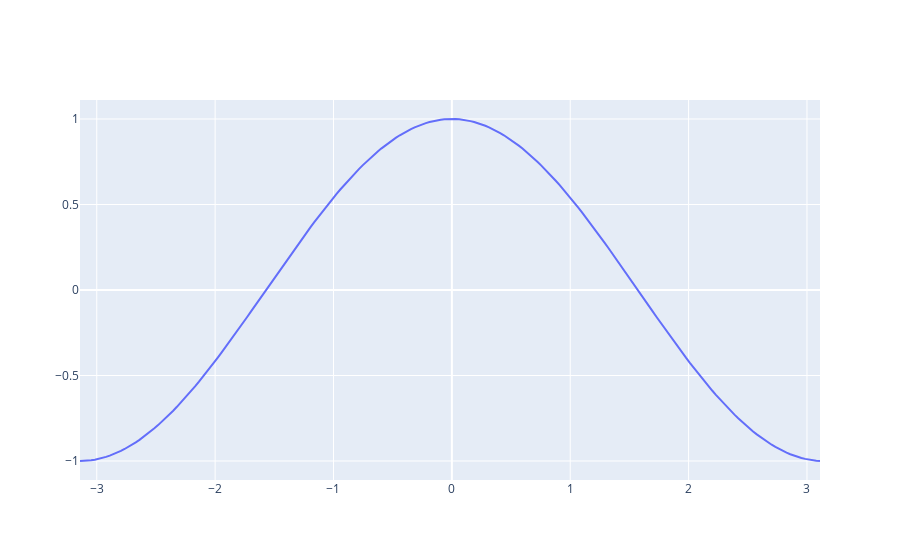

The notebook cell this image was saved under:
### Markdown cell above
If we remember the properties by heart, we can simply operate directly with the go.Figure - object:

### Code cell
fig1.data[0].mode = 'lines'
fig1

### Figure 1 — Plotly figure (JSON) as saved in the notebook; plotly's stock layout.template omitted (floating-point values rounded to 4 significant figures; data arrays with more than 128 entries replaced by an {"elided": "..."} marker saying what was removed)
{"data": [{"mode": "lines", "type": "scatter", "x": {"elided": "200 float values"}, "y": {"elided": "200 float values"}}], "layout": {"autosize": true, "xaxis": {"autorange": true, "range": [-3.142, 3.11], "type": "linear"}, "yaxis": {"autorange": true, "range": [-1.111, 1.111], "type": "linear"}}}
